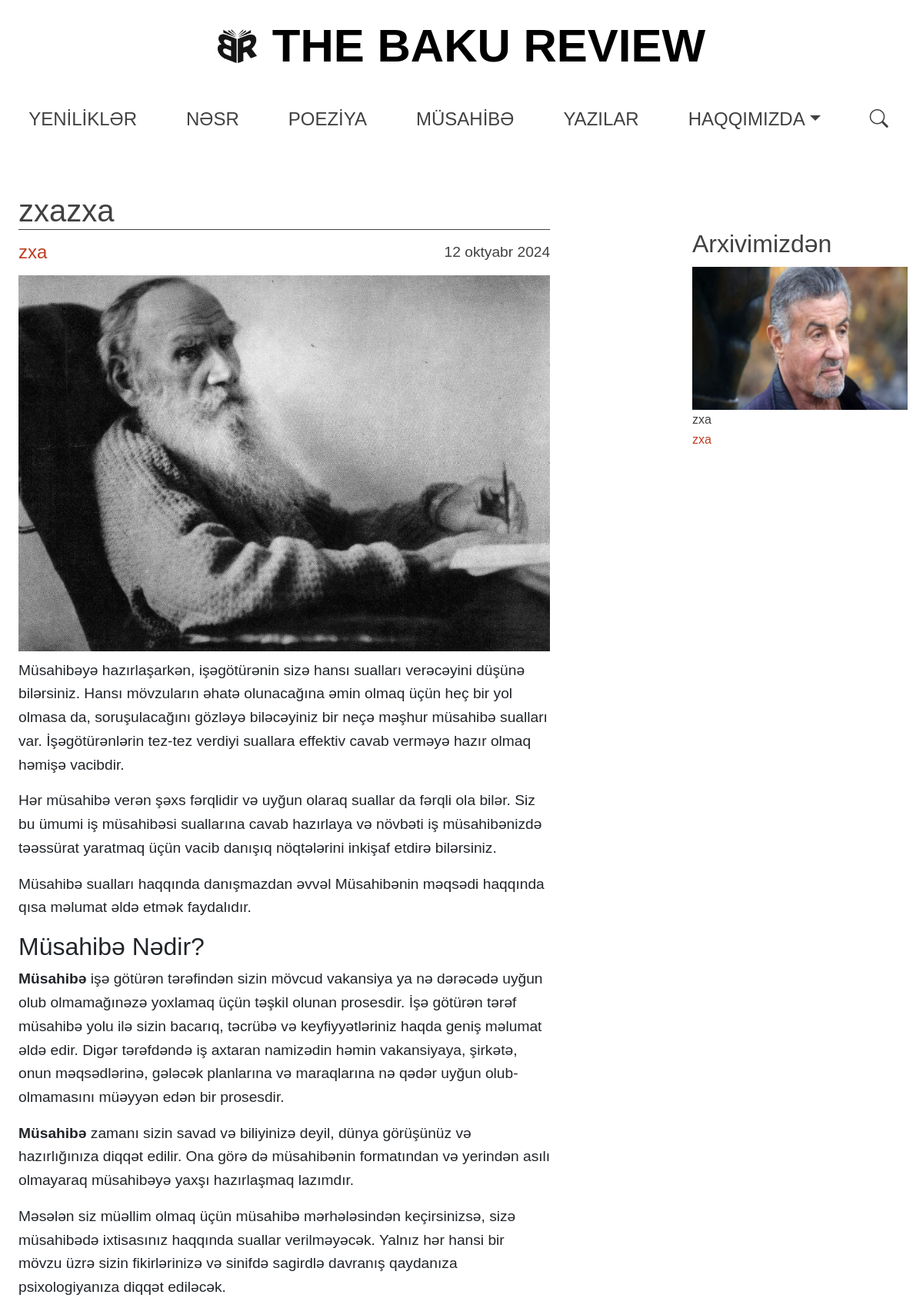
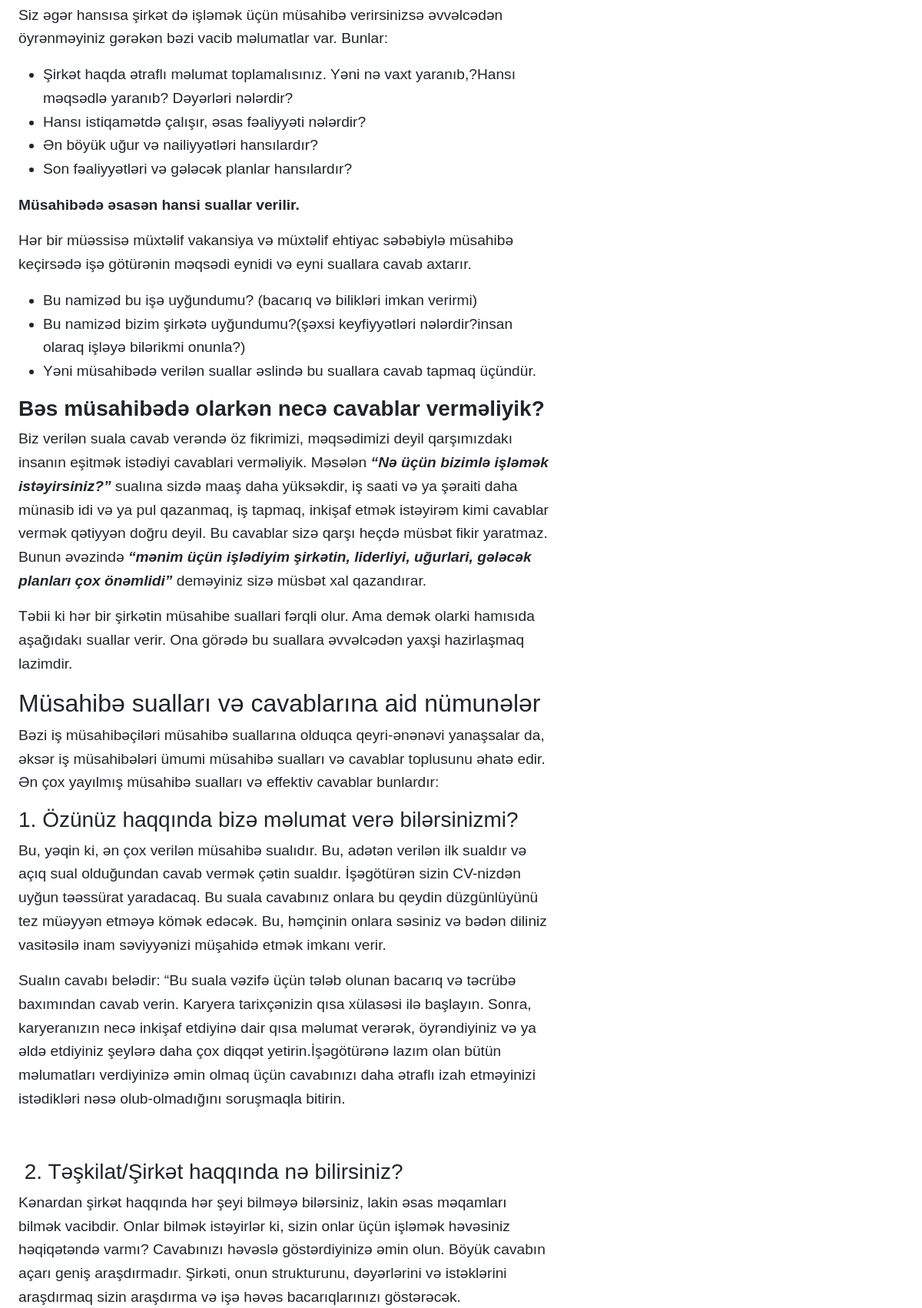
Page /interviews/zxazxa/ (upper part) on the committed database (2 pictures, top to bottom).
### core/models.py (models this page shows, shortened)
class BaseModel(models.Model):
    title = models.CharField(max_length=200, db_index=True)
    slug = models.SlugField(max_length=200, unique=True, blank=True)
    content = CKEditor5Field("Text", config_name="extends")
    image = models.ImageField(upload_to=get_image_upload_path)
    thumbnail = models.ImageField(
        upload_to=get_image_upload_path, null=True, blank=True
    )
    author = models.CharField(max_length=100, db_index=True)
    is_active = models.BooleanField(default=True)
    created_at = models.DateTimeField(auto_now_add=True)
    class Meta:
        abstract = True

class Interview(BaseModel):
    class Meta:
        verbose_name = "Müsahibə"
        verbose_name_plural = "Müsahibə"

### core/views.py (the view)
class InterviewDetailView(DetailView):
    model = Interview
    template_name = "interview_detail.html"
    context_object_name = "interviews"
    def get_context_data(self, **kwargs):
        context = super().get_context_data(**kwargs)
        interview_id = self.object.id
        context["related_interviews"] = (
            Interview.objects.filter(is_active=True)
            .exclude(id=interview_id)
            .order_by("-created_at")[:5]
        )  # İlgili mülakatları getir
        return context

### templates/interview_detail.html (shortened to what this page needs)
{% extends 'base.html' %}
{% load static %}
{% block content %}
<div class="detail-container mt-4">
    <div class="row">
        <div class="col-md-9 mx-auto d-flex flex-column">
            <h2 class="news-title" id="newsTitle" style="width: 85%; margin-bottom: 0;">{{ interviews.title }}</h2>
            <div class="divider"></div>
            <div style="display: flex; justify-content: space-between; align-items: center; width: 80%; margin: 0; padding-top: 5px;">
                <p class="author" style="font-size: 1.5em; margin: 0;">
                    <a href="{% url 'author_detail' interviews.author %}" style="color: inherit; text-decoration: none;">
                        {{ interviews.author }}
                    </a>
                </p>
                <span class="date" style="font-size: 1.2em; white-space: nowrap;">{{ interviews.created_at|date:"d F Y"|lower }}</span>
            </div>
            <div class="image-container" style="max-width: 100%; overflow: hidden; margin-top: 10px;">
                <img src="{{ interviews.image.url }}" alt="{{ interviews.title }}" class="img-fluid news-image" style="max-width: 100%; height: auto;">
            </div>
            <div class="news-content" style="margin-top: 10px; overflow-wrap: break-word;">
                {{ interviews.content|safe }}
            </div>
        </div>
        <div class="col-md-3 d-flex flex-column archive-container">
            <h2 class="archive-title" id="archiveTitle" style="margin-bottom: 10px;">Arxivimizdən</h2>
            <ul class="list-unstyled">
                {% for related in related_interviews %}
                <li class="mb-3 d-flex">
                    <a href="{% url 'interview_detail' related.slug %}" class="archive-link" style="flex: 1; display: flex; flex-direction: column; align-items: flex-start;">
                        <img src="{{ related.image.url }}" alt="{{ related.title }}" class="img-fluid archive-image">
                        <p style="margin-bottom: 0;">{{ related.title }}</p>
                        <p class="author">{{ related.author }}</p>
                    </a>
                </li>
                {% endfor %}
            </ul>
        </div>
    </div>
</div>
{% endblock %}

### static/css/styles.css (style rules this page uses)
* { margin: 0; padding: 0; box-sizing: border-box; }
body { font-family: Arial, sans-serif; line-height: 1.6; display: flex; flex-direction: column; min-height: 100vh; margin: 0; }
.mt-4 { margin-top: 0; }
.container .row>* { padding-right: 0; }
.author { margin-right: auto; color: rgb(191, 61, 35); }
.date { margin-left: 20px; color: rgb(65, 65, 65); }
.detail-container { padding-left: 1rem; padding-right: 1rem; }
.news-title { width: 75%; font-size: 2.5em; color: rgb(65, 65, 65); }
.divider { width: 80%; margin-bottom: 5px; border-top: 1px solid rgb(65, 65, 65); }
.date { font-size: 1.5em; }
.image-container { margin-top: 0px; }
.news-image { width: 80%; height: auto; }
.news-content { font-size: 1.2em; margin-top: 20px; width: 80% !important; }
.archive-container { margin-top: 0em; padding-right: 7px; }
.archive-title { margin-bottom: 1em; color: rgb(65, 65, 65); }
.archive-image { aspect-ratio: 3 / 2; object-fit: cover; width: 100%; height: auto; }
.archive-link { color: rgb(65, 65, 65); ; text-decoration: none; }

### rows in the picture
Interview: title "zxazxa", author "zxa", created_at "12 oktyabr 2024", image (picture), content "Müsahibəyə hazırlaşarkən, işəgötürənin sizə hansı sualları verəcəyini düşünə bilərsiniz. Hansı mövzuların əhatə olunacağına əmin olmaq üçün heç bir yol olmasa da, soruşulacağını gözləyə biləcəyiniz bir neçə məşhur müsahibə sualları var. İşəgötürənlərin tez-tez verdiyi suallara effektiv cavab verməyə hazır olmaq həmişə vacibdir. Hər müsahibə verən şəxs fərqlidir və uyğun olaraq suallar da fərqli ola bilər. Siz bu ümumi iş müsahibəsi suallarına cavab hazırlaya və növbəti iş müsahibənizdə təəssürat yaratmaq üçün vacib danışıq nöqtələrini inkişaf etdirə bilərsiniz. Müsahibə sualları haqqında danışmazdan əvvəl Müsahibənin məqsədi haqqında qısa məlumat əldə etmək faydalıdır. Müsahibə Nədir?…"
Interview: image (picture), title "zxa", author "zxa"
